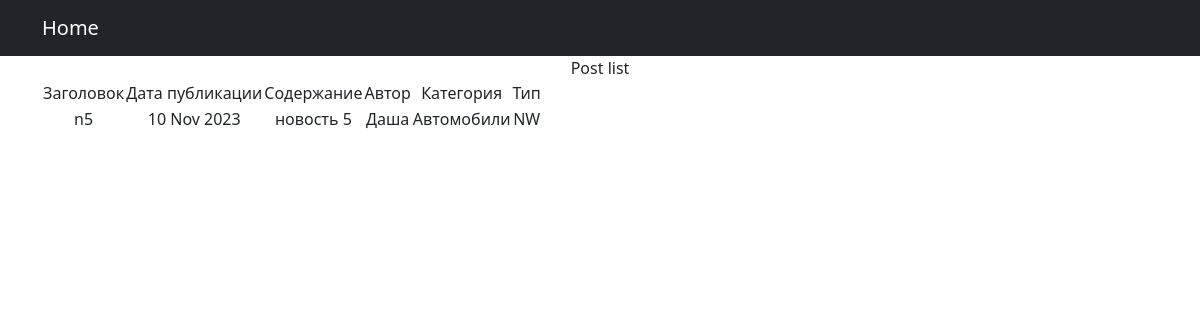
The app's page /18/ with its own data.
### news_p/models.py (models this page shows, shortened)
class Post(models.Model):
    news = 'NW'
    article = "AR"
    POST_TYPE = [(news, 'Новость'), (article, 'Статья'),]
    type = models.CharField(max_length=2, choices=POST_TYPE, default=news)
    date = models.DateTimeField(auto_now_add=True)
    title = models.CharField(max_length=255)
    text = models.TextField()
    rating = models.IntegerField(default=0)
    author = models.ForeignKey(Author, on_delete=models.CASCADE)
    category = models.ManyToManyField(Category, through='PostCategory')

class Author(models.Model):
    user = models.OneToOneField(User, on_delete=models.CASCADE)
    rating = models.IntegerField(default=0)
    def __str__(self):
        return self.user.username.title()

class Category(models.Model):
    name = models.CharField(max_length=255, unique=True)

### news_p/views.py (the view)
# urls.py: path('<int:pk>/', PostDetailView.as_view(), name='news_detail'),
class PostDetailView(DetailView):
    template_name = 'post_detail.html'
    queryset = Post.objects.all()

### news_p/templatetags/custom_filters.py (called while the page is built)
@register.filter()
def censor(value):
    if type(value) != str:
        raise TypeError('Необходимо передать строку!')
    else:
        for word in value.split():
            if word.lower() in CENS_LIST:
                cens_word = word[0] + ((len(word) - 1) * '*')
                value = value.replace(word, cens_word)
    return value

### templates/post_detail.html
{% extends 'flatpages/default.html' %}
{% load custom_filters %}
{% block title %} Post list {% endblock title %}
{% block content %}
<table>
    <thead>
        <td> Заголовок </td>
        <td> Дата публикации </td>
        <td> Содержание </td>
        <td> Автор </td>
        <td> Категория </td>
        <td> Тип </td>
    </thead>
        <tr>
            <td>{{ post.title|censor }}</td>
            <td>{{ post.date|date:'d M Y' }}</td>
            <td>{{ post.text|censor }}</td>
            <td>{{post.author }}</td>
            <td>
                {% for cat in post.category.all %}
                    {{ cat.name }}
                {% endfor %}
            </td>
            <td>{{ post.type }}</td>
        </tr>
</table>
{% endblock content %}

### records on screen
Post: title|censor "n5", date "10 Nov 2023", text|censor "новость 5", author "Даша", type "NW"
Category: name "Автомобили"
